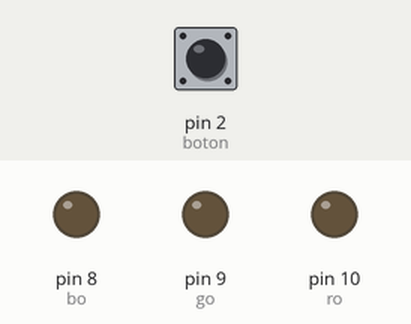
Bench run of a sketch on a simulated Arduino Uno, built with avr-gcc and run on an emulated ATmega328P. Parts: output pins drawn as LEDs (lit = HIGH). The inputs (shaded band) are chosen by the test bench; at power-on: pin 2 (boton) HIGH.

Above: at 1.2 s.
1.3 s: pin 2 (boton) pulled LOW for 0.15 s
At 1.9 s:
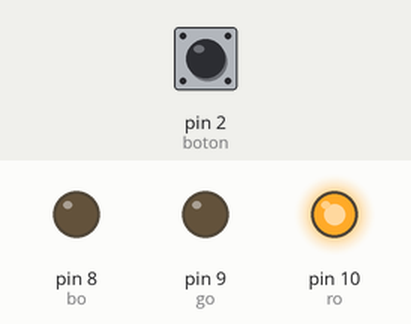
2.9 s: pin 2 (boton) pulled LOW for 1 s
At 4.3 s:
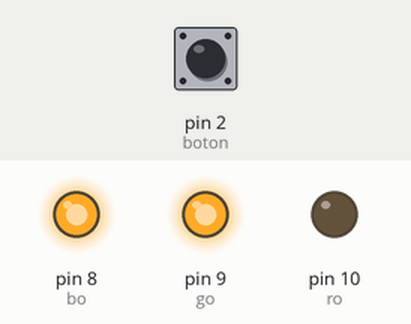
5.4 s: pin 2 (boton) pulled LOW for 0.15 s
At 6.2 s:
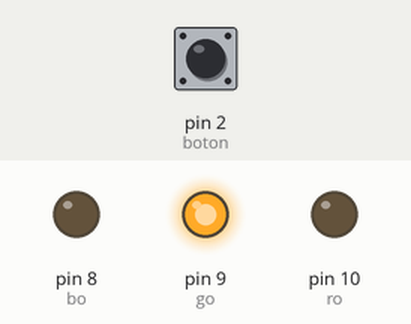
7.0 s: pin 2 (boton) pulled LOW for 3.2 s
At 7.4 s:
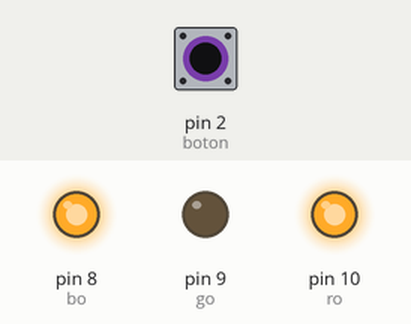
11.7 s: pin 2 (boton) pulled LOW for 0.15 s
At 12.2 s:
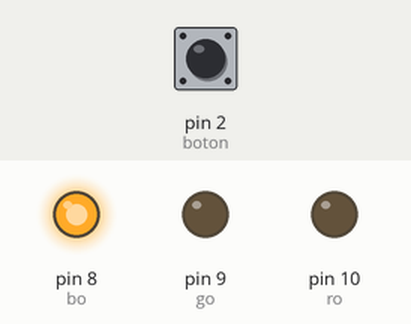
13.3 s: pin 2 (boton) pulled LOW for 1 s
At 14.6 s:
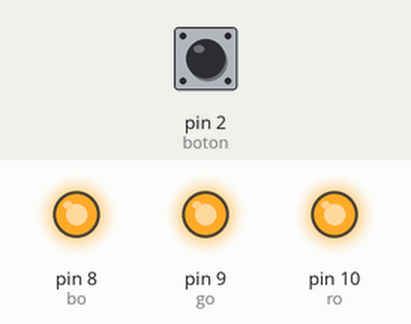
Timing chart, 0 to 16.3 s (numbered marks = the images above; inputs shaded):
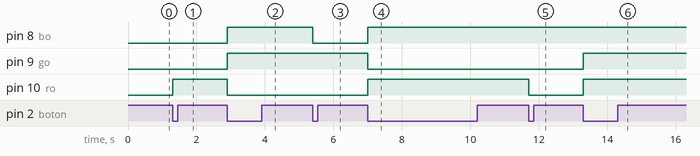

Measured:
- after the input at 1.3 s, pin 10 (ro): LOW → HIGH at once
- after the input at 2.9 s, pin 8 (bo), pin 9 (go): LOW → HIGH at once; pin 10 (ro): HIGH → LOW at once
- after the input at 5.4 s, pin 8 (bo): HIGH → LOW at once
- after the input at 7.0 s, pin 8 (bo), pin 10 (ro): LOW → HIGH at once; pin 9 (go): HIGH → LOW at once
- after the input at 11.7 s, pin 10 (ro): HIGH → LOW at once
- after the input at 13.3 s, pin 9 (go), pin 10 (ro): LOW → HIGH at once

The sketch:

code.ino
```cpp
int ro = 10;
int go = 9;
int bo = 8;
int boton = 2;

int colorActual = 0;
int estadoAnterior = HIGH;

void setColor(int r, int g, int b) {
    digitalWrite(ro, r);
    digitalWrite(go, g);
    digitalWrite(bo, b);
}

void setup() {
    pinMode(ro, OUTPUT);
    pinMode(go, OUTPUT);
    pinMode(bo, OUTPUT);
    pinMode(boton, INPUT_PULLUP);
    setColor(0, 0, 0);
}

void loop() {
    int estadoActual = digitalRead(boton);

  if (estadoActual == LOW && estadoAnterior == HIGH) {
        colorActual++;
        if (colorActual > 7) colorActual = 1;

        if (colorActual == 1) setColor(1, 0, 0);
        if (colorActual == 2) setColor(0, 1, 1);
        if (colorActual == 3) setColor(0, 1, 0);
        if (colorActual == 4) setColor(1, 0, 1);
        if (colorActual == 5) setColor(0, 0, 1);
        if (colorActual == 6) setColor(1, 1, 1);
        if (colorActual == 7) setColor(1, 1, 0);

        delay(50);
  }

    estadoAnterior = estadoActual;
}
```
